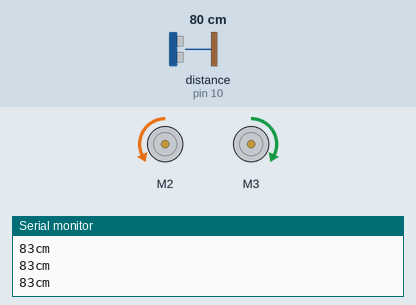
Recording of a sketch running on a simulated Arduino Uno, built with avr-gcc and run on an emulated ATmega328P. Shown: 2 × DC motor (green arrow = forward, orange = backward, longer = faster), the last lines printed to the serial monitor. Wiring (inferred from the names in the program): ultrasonic range finder: trigger pin 9; echo pin 10. Inputs (shaded band) come from the test bench; at power-on: distance to the obstacle (sensor on pin 10) 80 cm. The echo pulse lasts 58.3 µs per cm.

Above: at 1.7 s.
1.8 s: distance to the obstacle (sensor on pin 10) set to 43 cm
3.3 s: distance to the obstacle (sensor on pin 10) set to 34 cm
At 4.0 s:
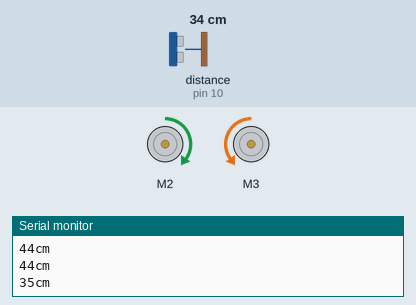
At 4.5 s:
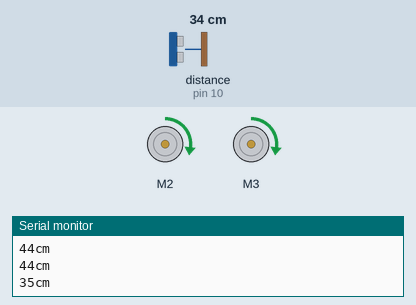
Timing chart, 0 to 12.3 s (numbered marks = the images above; inputs shaded):
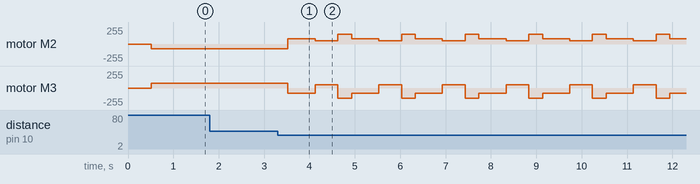

Measured:
- the behaviour switches between 39 and 38 cm on distance to the obstacle (sensor on pin 10) (found by bisection; images 0 and 1)
- after the input at 3.3 s, motor M2: backward 70/255 → forward 80/255 after 0.23 s, then repeats every 1.4 s: forward 50/255 0.50 s, forward 150/255 0.30 s, forward 80/255 0.60 s; motor M3: forward 70/255 → backward 80/255 after 0.23 s, then repeats every 1.4 s: forward 50/255 0.50 s, backward 150/255 0.30 s, backward 80/255 0.60 s

The sketch:

_2WheelRobot_v1.ino
```cpp
#include <stdio.h>
#include <Ultrasonic.h>
#include <AFMotor.h>

AF_DCMotor motor1(2);
AF_DCMotor motor2(3);

#define trigPin 9 // define the pins of your sensor
#define echoPin 10
int hitTime;
int distanceObstacle;
const int potPin = A5;


void setup() {
  // put your setup code here, to run once:
  Serial.begin(9600);
  delay(500);
  distance2drive();

}


int distance2drive()
{
    Ultrasonic ultrasonic(trigPin, echoPin);
    int distanceObstacle = ultrasonic.distanceRead();
    return distanceObstacle;
}


void loop() {

    /*Ultrasonic ultrasonic(trigPin, echoPin);
    int hitTime = ultrasonic.distanceRead();
    Serial.print(hitTime);
    Serial.println("cm"); */
      int distanceObstacle = distance2drive();
      Serial.print(distanceObstacle);
      Serial.println("cm");

      if (distanceObstacle >40)
      {

      motor1.setSpeed(70);
      motor1.run(BACKWARD);
      motor2.setSpeed(70);
      motor2.run(FORWARD);
      }

      if (distanceObstacle <40)
            {
      delay(200);
      //Serial.print(distanceObstacle);
      //Serial.println("cm");
      motor1.run(RELEASE);
      motor2.run(RELEASE);
      motor1.setSpeed(80);
      motor1.run(FORWARD);
      motor2.setSpeed(80);
      motor2.run(BACKWARD);
      delay(600);
      motor1.setSpeed(50);
      motor2.setSpeed(50);
      motor1.run(FORWARD);
      motor2.run(FORWARD);
      delay(500);
      motor1.setSpeed(150);
      motor2.setSpeed(150);
      motor1.run(FORWARD);
      motor2.run(BACKWARD);

          }


delay(100);

}
```
